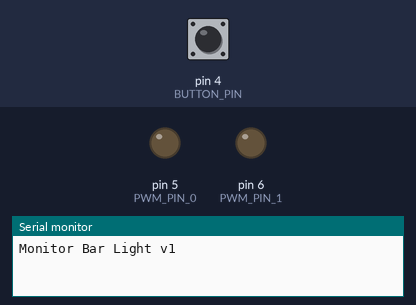
A program run on a simulated Arduino Nano, built with avr-gcc and run on an emulated ATmega328P. Parts: output pins drawn as LEDs (lit = HIGH), the last lines printed to the serial monitor. Dashed ring = blinking. Inputs (shaded band) come from the test bench; at power-on: pin 4 (BUTTON_PIN) HIGH.

Above: at 1.2 s.
1.3 s: pin 4 (BUTTON_PIN) pulled LOW for 0.15 s
At 2.07 s:
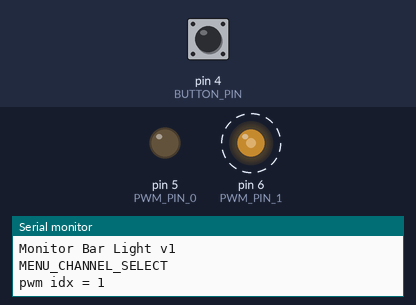
4.3 s: pin 4 (BUTTON_PIN) pulled LOW for 0.15 s
At 5.07 s:
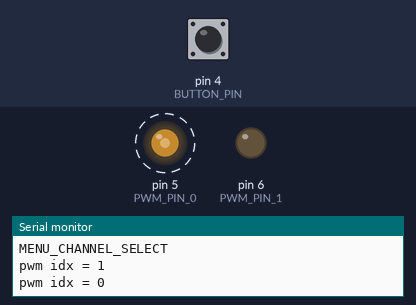
7.3 s: pin 4 (BUTTON_PIN) pulled LOW for 1 s
11.3 s: pin 4 (BUTTON_PIN) pulsed LOW 2 times (0.12 s each, 0.3 s apart)
At 13.22 s:
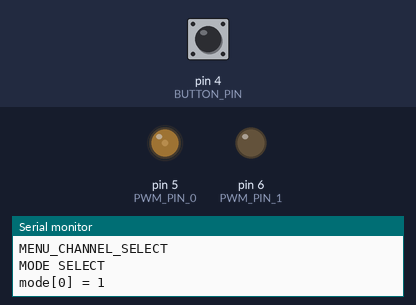
14.9 s: pin 4 (BUTTON_PIN) pulled LOW for 0.15 s
At 27.34 s:
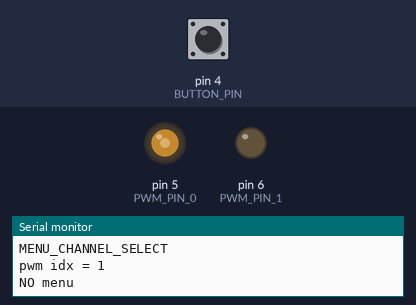
Timing chart, 0 to 28.0 s (numbered marks = the images above; inputs shaded):
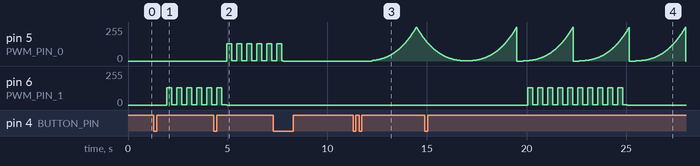

Measured:
- after the input at 1.3 s, pin 6 (PWM_PIN_1): alternates 129/255 for 0.25 s and 3/255 for 0.25 s, starting after 0.65 s
- after the input at 4.3 s, pin 5 (PWM_PIN_0): alternates 129/255 for 0.25 s and 3/255 for 0.25 s, starting after 0.65 s
- after the input at 11.3 s, pin 5 (PWM_PIN_0): rises from 0/255 to 255/255 in 2.3 s, then falls to 162/255 in 0.42 s
- after the input at 14.9 s, pin 6 (PWM_PIN_1): 0/255 → 129/255 after 5.2 s, then repeats every 0.50 s: 3/255 0.25 s, 129/255 0.25 s, until it stays 0/255 from 25.1 s

The program:

main.cpp
```cpp
/*
 * Firmware for my monitor bar light
 */

#include <EncButton2.h>

#include "utils.h"
#include "lcd.h"

// Опциональные дефайн-настройки (показаны по умолчанию)
#define EB_DEB 50     // дебаунс кнопки, мс
#define EB_CLICK 100  // таймаут накликивания, мс


#if defined(__AVR_ATtiny85__)
// Code for ATtiny85 Trinket 5V board

volatile int Dac[2];
volatile uint8_t* Port[] = { &OCR1A, &OCR1B };
volatile int Cycle = 0;

// The following function was taken from: http://www.technoblogy.com/show?1NGL
// Overflow interrupt
ISR (TIMER1_OVF_vect) {
  static int rem[2];
  for (int chan=0; chan<2; chan++) {
    int remain;
    if (Cycle == 0)  {
        remain = Dac[chan];
    } else {
        remain = rem[chan];
    }

    if (remain >= 256) {
        *Port[chan] = 255;
        remain = remain - 256;
    } else {
         *Port[chan] = remain;
         remain = 0;
    }
    rem[chan] = remain;
  }

  Cycle = (Cycle + 1) & 0x0F;
}

// The following function was taken from: http://www.technoblogy.com/show?1NGL
void analogWriteATtiny (int chan, int value) {
  cli(); Dac[chan] = value; sei();
}


// The following function was taken from: http://www.technoblogy.com/show?1NGL
// Timer/Counter1 doing PWM on OC1A (PB1) and OC1B (PB4)
#define pwmInit() {                                             \
    TCCR1 = 1<<PWM1A | 1<<COM1A0 | 1<<CS10;                     \
    GTCCR = 1<<PWM1B | 1<<COM1B0;                               \
    TIMSK = TIMSK | 1<<TOIE1;                                   \
    pinMode(4, OUTPUT);                                         \
    pinMode(1, OUTPUT);                                         \
}

#define pwmSetValue(channel, value) \
        analogWriteATtiny(channel, (uint16_t)value)

#else
// Code for other Arduino platforms

#define pwmInit() {                                             \
    pinMode(PWM_PIN_0, OUTPUT);                                 \
    pinMode(PWM_PIN_1, OUTPUT);                                 \
}

#define pwmSetValue(channel, value) \
        analogWrite(channel, (uint8_t)value)

#endif


const uint8_t pwm_pins[] = {PWM_PIN_0, PWM_PIN_1};
const uint8_t n_pwm_channels = sizeof(pwm_pins) / sizeof(uint8_t);
const uint8_t n_pwm_modes = 4;  // TODO: change to enum PWMModes

enum ButtonState {
    BTN_NO_PRESS,
    BTN_SINGLE_PRESS_DETECT,
    BTN_SINGLE_PRESS_SINGLE_RELEASE
};

enum ButtonEvent {
    BTN_NO_EVENT,
    BTN_LONG_PRESS,
    BTN_SHORT_PRESS,
    BTN_DOUBLE_PRESS
};

enum MenuState {
    MENU_WAIT_FOR_INPUT,  // goes here after timeout
    MENU_CHANNEL_SELECT,  // goes here from MENU_WAIT_FOR_INPUT after a press
    MENU_VALUE_SELECT,
    MENU_MODE_SELECT,
};

enum PWMModes {
    CONSTANT,
    FADE_ABS,
    FADE_REL,
    FIRE
};

typedef struct PWM_Channel_Settings_s {
    uint8_t pwm_pin;
    uint16_t pwm_user_value;
    uint16_t pwm_value;
    PWMModes pwm_mode;
    uint32_t last_update_time;
    bool is_fade_asc;
    bool is_selected;
} PWM_Channel_Settings_t;

bool operator==(const PWM_Channel_Settings_s& lhs, const PWM_Channel_Settings_s& rhs) {
    bool eq_value = lhs.pwm_value == rhs.pwm_value;
    bool eq_mode  = lhs.pwm_mode == rhs.pwm_mode;
    bool eq_sel = lhs.is_selected == rhs.is_selected;
    bool eq_pin = lhs.pwm_pin == rhs.pwm_pin;

    return eq_value && eq_mode && eq_sel && eq_pin;
}


EncButton2<EB_BTN> btn(INPUT_PULLUP, BUTTON_PIN);

// ==== functions ==================================================
void blink(uint8_t pin, uint8_t n, uint32_t period_ms) {
    for (int i = 0; i < n; i++) {
        digitalToggle(pin);
        delay(period_ms);
    }
}

void blink_forever(uint8_t pin, uint32_t period_ms) {
    for (;;) {
        digitalToggle(pin);
        delay(period_ms);
    }
}

#if defined(__AVR_ATtiny85__)
// Code for ATtiny85 Trinket 5V board
uint16_t correctGamma(uint8_t value) {
    return pgm_read_byte(&gamma[value]);
}

#else
// Code for other Arduino platforms
uint8_t correctGamma(uint8_t value) {
    return pgm_read_byte(&gamma[value]);
}

#endif

void handle_pwm_channel(PWM_Channel_Settings_t *s) {
    if (s->is_selected) {
        if ((uint32_t)(millis() - s->last_update_time) > PWM_SELECTED_BLINK_T_MS) {

            s->pwm_value = s->pwm_value > PWM_BLINK_MIN ? PWM_BLINK_MIN : PWM_BLINK_MAX;
            pwmSetValue(s->pwm_pin, correctGamma(s->pwm_value));

            s->last_update_time = millis();


        }
        return;
    }

    // constant mode
    if (s->pwm_mode == CONSTANT) {
        pwmSetValue(s->pwm_pin, correctGamma(s->pwm_user_value));
        return;
    }

    // fade abs mode
    if (s->pwm_mode == FADE_ABS) {
        if ((uint32_t)(millis() - s->last_update_time) > PWM_FADE_STEP_PERIOD_MS) {
            incDecValue(s->pwm_value, s->is_fade_asc, 1, PWM_MAX_VALUE, PWM_MIN_VALUE);
            pwmSetValue(s->pwm_pin, correctGamma(s->pwm_value));
            s->last_update_time = millis();
        }
        return;
    }

    // fade rel mode
    if (s->pwm_mode == FADE_REL) {
        if ((uint32_t)(millis() - s->last_update_time) > PWM_FADE_STEP_PERIOD_MS) {
            incDecValue(s->pwm_value, s->is_fade_asc, 1, s->pwm_user_value, PWM_MIN_VALUE);
            pwmSetValue(s->pwm_pin, correctGamma(s->pwm_value));
            s->last_update_time = millis();
        }
        return;
    }


}


// ==== setup() ====================================================
void setup() {

    #ifdef DEBUG_VERSION
        Serial.begin(9600);
    #endif

    pwmInit();
    pinMode(BUTTON_PIN, INPUT_PULLUP);

    I2C.begin();  // initialize I2C lib

    DPRINTLN("Monitor Bar Light v1");

}


// ==== loop() =====================================================
void loop() {
    static MenuState menu_state = MENU_WAIT_FOR_INPUT;

    // TODO: init from EEPROM
    static PWM_Channel_Settings_t pwm_channels[] = {
        //          user_value      last_upd_time
        //          |  value        |         is_fade_asc
        // pin      |  |  mode      |         |     is_selected
        {PWM_PIN_0, 0, 0, CONSTANT, millis(), true, false},
        {PWM_PIN_1, 0, 0, CONSTANT, millis(), true, false}
    };
    static uint8_t pwm_channel_select = 0;

    static uint32_t menu_timeout_start = 0;
    static uint32_t menu_some_time = 0;


    btn.tick();
    char debug_str[100];

    handle_pwm_channel(&pwm_channels[0]);
    handle_pwm_channel(&pwm_channels[1]);


    if (btn.state() == 0 &&
        (uint32_t)(millis() - menu_timeout_start) > MENU_TIMEOUT_MS &&
        menu_state != MENU_WAIT_FOR_INPUT) {

        pwm_channels[pwm_channel_select].is_selected = false;

        DPRINTLN("NO menu");
        menu_state = MENU_WAIT_FOR_INPUT;
        // menu_timeout_start = millis();
    }

    if (menu_state == MENU_WAIT_FOR_INPUT && btn.press()) {
        DPRINTLN("MENU_CHANNEL_SELECT");
        // if (menu_state == MENU_WAIT_FOR_INPUT && btn.click()) {

        menu_state = MENU_CHANNEL_SELECT;
        menu_timeout_start = millis();
    }

    // if (menu_state == MENU_CHANNEL_SELECT && btn.click()) {
    if (menu_state == MENU_CHANNEL_SELECT && btn.hasClicks(1)) {
        pwm_channels[pwm_channel_select].is_selected = false;
        pwm_channel_select = (pwm_channel_select + 1) % n_pwm_channels;
        pwm_channels[pwm_channel_select].is_selected = true;

        sprintf(debug_str, "pwm idx = %u", pwm_channel_select);
        DPRINTLN(debug_str);

        menu_timeout_start = millis();
    }

    if (menu_state == MENU_CHANNEL_SELECT && btn.hold()) {
        pwm_channels[pwm_channel_select].is_selected = false;
        menu_state = MENU_VALUE_SELECT;
        DPRINTLN("MENU_VALUE_SELECT");
    }

    if (menu_state == MENU_VALUE_SELECT && btn.hold()) {
        if ((uint32_t)(millis() - pwm_channels[pwm_channel_select].last_update_time) > 10) {
            static bool isIncreasing = true;
            incDecValue((pwm_channels[pwm_channel_select].pwm_user_value),
                        isIncreasing, 1, PWM_MAX_VALUE, PWM_MIN_VALUE);

            sprintf(debug_str, "val[%u] = %u", pwm_channel_select,
                    pwm_channels[pwm_channel_select].pwm_user_value);
            DPRINTLN(debug_str);
            pwm_channels[pwm_channel_select].last_update_time = millis();
        }

        menu_timeout_start = millis();
    }

    if (menu_state == MENU_VALUE_SELECT && btn.hasClicks(1)) {
        DPRINTLN("NO menu");
        menu_state = MENU_WAIT_FOR_INPUT;
    }

    if (menu_state == MENU_CHANNEL_SELECT && btn.hasClicks(2)) {
        pwm_channels[pwm_channel_select].is_selected = false;
        menu_state = MENU_MODE_SELECT;
        DPRINTLN("MODE SELECT");
    }

    if (menu_state == MENU_MODE_SELECT && btn.click()) {
        pwm_channels[pwm_channel_select].pwm_mode =
            (pwm_channels[pwm_channel_select].pwm_mode + 1) % n_pwm_modes;
        sprintf(debug_str, "mode[%u] = %d", pwm_channel_select,
                pwm_channels[pwm_channel_select].pwm_mode);
        DPRINTLN(debug_str);

        menu_timeout_start = millis();
    }

    // if (btn.hasClicks(1)) lcd_print_screen("1 clicks");
    // if (btn.hasClicks(2)) lcd_print_screen("2 clicks");
    // if (btn.held()) lcd_print_screen("held");
}
```

utils.h
```cpp
#ifndef _UTILS_H_
#define _UTILS_H_

#include <stdint.h>

#include "Arduino.h"

// https://forum.arduino.cc/t/how-to-debug-code-in-arduino-ide/209670/9
#ifdef DEBUG_VERSION  // Macros are usually in all capital letters.
#define DPRINT(...) Serial.print(__VA_ARGS__)  // DPRINT is a macro, debug print
#define DPRINTLN(...) \
    Serial.println(   \
        __VA_ARGS__)  // DPRINTLN is a macro, debug print with new line
#else
#define DPRINT(...)    // now defines a blank line
#define DPRINTLN(...)  // now defines a blank line
#endif

#if defined(__AVR_ATtiny85__)
// Code for ATtiny85 Trinket 5V board
#include "TinyWireM.h"  // I2C Master lib for ATTinys which use USI
#define I2C TinyWireM

#define BUTTON_PIN 3  // PB3
// DO NOT REASSIGN PWM PINS for ATtiny85!
// Only PB1 and PB4 can be used for the implemented analogWriteATtiny(..)
// 12 bit dual channel DAC code from: http://www.technoblogy.com/show?1NGL
#define PWM_PIN_0 0   // Pin 4
#define PWM_PIN_1 1   // Pin 1

#define PWM_MIN_VALUE 3
#define PWM_MAX_VALUE 255

#define PWM_FADE_STEP_PERIOD_MS 2

const uint16_t PROGMEM gamma[] = {
  0,    0,    0,    0,    1,    1,    2,    3,    4,    6,    8,   10,   13,   16,   19,   24,
  28,   33,   39,   46,   53,   60,   69,   78,   88,   98,  110,  122,  135,  149,  164,  179,
  196,  214,  232,  252,  273,  295,  317,  341,  366,  393,  420,  449,  478,  510,  542,  575,
  610,  647,  684,  723,  764,  806,  849,  894,  940,  988, 1037, 1088, 1140, 1194, 1250, 1307,
  1366, 1427, 1489, 1553, 1619, 1686, 1756, 1827, 1900, 1975, 2051, 2130, 2210, 2293, 2377, 2463,
  2552, 2642, 2734, 2829, 2925, 3024, 3124, 3227, 3332, 3439, 3548, 3660, 3774, 3890, 4008, 4128,
  4251, 4376, 4504, 4634, 4766, 4901, 5038, 5177, 5319, 5464, 5611, 5760, 5912, 6067, 6224, 6384,
  6546, 6711, 6879, 7049, 7222, 7397, 7576, 7757, 7941, 8128, 8317, 8509, 8704, 8902, 9103, 9307,
  9514, 9723, 9936, 10151, 10370, 10591, 10816, 11043, 11274, 11507, 11744, 11984, 12227, 12473, 12722, 12975,
  13230, 13489, 13751, 14017, 14285, 14557, 14833, 15111, 15393, 15678, 15967, 16259, 16554, 16853, 17155, 17461,
  17770, 18083, 18399, 18719, 19042, 19369, 19700, 20034, 20372, 20713, 21058, 21407, 21759, 22115, 22475, 22838,
  23206, 23577, 23952, 24330, 24713, 25099, 25489, 25884, 26282, 26683, 27089, 27499, 27913, 28330, 28752, 29178,
  29608, 30041, 30479, 30921, 31367, 31818, 32272, 32730, 33193, 33660, 34131, 34606, 35085, 35569, 36057, 36549,
  37046, 37547, 38052, 38561, 39075, 39593, 40116, 40643, 41175, 41711, 42251, 42796, 43346, 43899, 44458, 45021,
  45588, 46161, 46737, 47319, 47905, 48495, 49091, 49691, 50295, 50905, 51519, 52138, 52761, 53390, 54023, 54661,
  55303, 55951, 56604, 57261, 57923, 58590, 59262, 59939, 60621, 61308, 62000, 62697, 63399, 64106, 64818, 65535
};

#elif defined(__AVR_ATmega328P__)
#include "Wire.h"
#define I2C Wire

#define BUTTON_PIN 4  // PB3
#define PWM_PIN_0 5
#define PWM_PIN_1 6

#define PWM_MIN_VALUE 27
#define PWM_MAX_VALUE 255

#define PWM_FADE_STEP_PERIOD_MS 10

// https://learn.adafruit.com/led-tricks-gamma-correction/the-quick-fix
const uint8_t PROGMEM gamma[] = {
    0,  0,  0,  0,  0,  0,  0,  0,  0,  0,  0,  0,  0,  0,  0,  0,
    0,  0,  0,  0,  0,  0,  0,  0,  0,  0,  0,  0,  1,  1,  1,  1,
    1,  1,  1,  1,  1,  1,  1,  1,  1,  2,  2,  2,  2,  2,  2,  2,
    2,  3,  3,  3,  3,  3,  3,  3,  4,  4,  4,  4,  4,  5,  5,  5,
    5,  6,  6,  6,  6,  7,  7,  7,  7,  8,  8,  8,  9,  9,  9, 10,
   10, 10, 11, 11, 11, 12, 12, 13, 13, 13, 14, 14, 15, 15, 16, 16,
   17, 17, 18, 18, 19, 19, 20, 20, 21, 21, 22, 22, 23, 24, 24, 25,
   25, 26, 27, 27, 28, 29, 29, 30, 31, 32, 32, 33, 34, 35, 35, 36,
   37, 38, 39, 39, 40, 41, 42, 43, 44, 45, 46, 47, 48, 49, 50, 50,
   51, 52, 54, 55, 56, 57, 58, 59, 60, 61, 62, 63, 64, 66, 67, 68,
   69, 70, 72, 73, 74, 75, 77, 78, 79, 81, 82, 83, 85, 86, 87, 89,
   90, 92, 93, 95, 96, 98, 99,101,102,104,105,107,109,110,112,114,
  115,117,119,120,122,124,126,127,129,131,133,135,137,138,140,142,
  144,146,148,150,152,154,156,158,160,162,164,167,169,171,173,175,
  177,180,182,184,186,189,191,193,196,198,200,203,205,208,210,213,
  215,218,220,223,225,228,231,233,236,239,241,244,247,249,252,255 };

#elif !defined(__AVR_ATtiny85__) && !defined(__AVR_ATmega328P__)
#error Wrong chip, it must be a ATtiny85 or ATmega328P
#endif

/* ==========================================================
 *                         Macros
 */

#define digitalToggle(pin) digitalWrite(pin, ~digitalRead(pin))
#define incDecValue(value, is_acs, step, max, min) {    \
    if (is_acs) {                                       \
        if (++value == max) {                           \
                is_acs = false;                         \
        }                                               \
    } else {                                            \
        if (--value == min) {                           \
                is_acs = true;                          \
        }                                               \
    }                                                   \
}

/* ==========================================================
 *                         Settings
 */
// Button
#define BUTTON_DEBOUNCE_MS 50
#define BUTTON_TIMEOUT_MS 1000

#define MENU_TIMEOUT_MS 5000

#define PWM_BLINK_MIN 50
#define PWM_BLINK_MAX 200

#define PWM_SELECTED_BLINK_T_MS 250


#endif
```

lcd.cpp
```cpp
#include "lcd.h"

void lcd_send_byte(uint8_t value, boolean isData) {
  /*
   * send upper nibble, then lower
   * toggle LCD_EN line
   */

  byte upperNibble = value & 0xF0;
  byte lowerNibble = (value << 4) & 0xF0;
  byte registerSelet = isData ? LCD_RS : 0;
  registerSelet |= 1 << 3; // backlight permanently enabled

  I2C.beginTransmission(LCD_I2C_ADDRESS);
  // send upper nibble first
  I2C.write(upperNibble | registerSelet);          // setup data
  I2C.write(upperNibble | registerSelet | LCD_EN); // toggle EN line
  I2C.write(upperNibble | registerSelet);          //

  delay(1);

  // then send lower nibble
  I2C.write(lowerNibble | registerSelet);          // setup data
  I2C.write(lowerNibble | registerSelet | LCD_EN); // toggle EN line
  I2C.write(lowerNibble | registerSelet);

  I2C.endTransmission();
}

void lcd_init() {
  // delay(15); // power-on dealy
  lcd_send_byte(0b00000010, false); // use nibble method to control lcd
  delay(20);

  lcd_send_byte(0b00101000, false); // init lcd (function set instruction)
  lcd_send_byte(0b00000101, false); // enable display
  lcd_send_byte(0b00000001, false); // clear display
  lcd_send_byte(0b00000110, false); // left to right
}

void lcd_print_str(char* str) {
  while (*str != 0) {
    lcd_send_byte(*str, true);
    str++;
  }
}

void lcd_print_str(const char* str) {
  while (*str != 0) {
    lcd_send_byte(*str, true);
    str++;
  }
}


void lcd_print_screen(char* str) {
  lcd_clear();
  lcd_cursor_home();
  lcd_print_str(str);
}

void lcd_print_screen(const char* str) {
  lcd_clear();
  lcd_cursor_home();
  lcd_print_str(str);
}

void lcd_clear() {
  lcd_send_byte(0b00000001, false); // clear display
  delay(5);
}

void lcd_cursor_home() {
  lcd_send_byte(0b00000010, false); // home cursor prob?
  delay(5);
}
```

lcd.h
```cpp
#ifndef _LCD_H_
#define _LCD_H_

#include "utils.h"

// LCD definifitons
#define LCD_I2C_ADDRESS 0x27
#define LCD_RS 0b00000001  // 0 -> instruction, 1 -> data
#define LCD_RW 0b00000010  // 0 -> write, 1 -> read
#define LCD_EN 0b00000100  // on rising edge


void lcd_send_byte(uint8_t value, boolean isData);
void lcd_init();

void lcd_print_str(char* str);
void lcd_print_str(const char* str);    // for passing string literals

void lcd_clear();
void lcd_cursor_home();


void lcd_print_screen(char* str);
void lcd_print_screen(const char* str);


#endif
```
